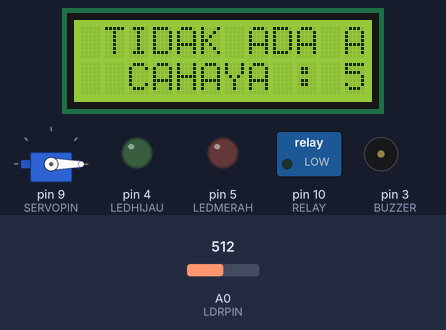
Bench run of a sketch on a simulated Arduino Uno, built with avr-gcc and run on an emulated ATmega328P. On the bench: 12×2 character LCD, servo, switched loads named in the sketch (green lamp = pin HIGH), output pins drawn as LEDs (lit = HIGH), buzzer (waves = sounding). The inputs (shaded band) are chosen by the test bench; at power-on: A0 (LDRPIN) = 512.

Above: at 3.2 s.
3.3 s: A0 (LDRPIN) set to 312
At 5.6 s:
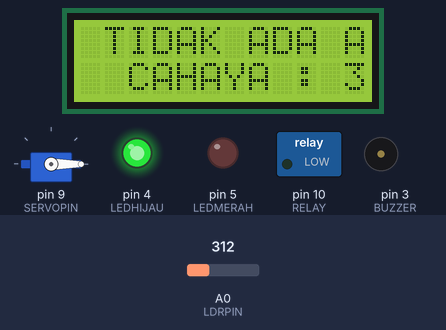
6.6 s: A0 (LDRPIN) set to 292
At 8.6 s:
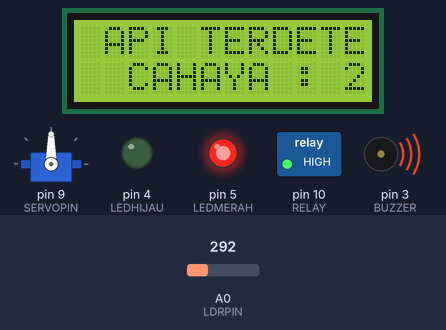
13.4 s: A0 (LDRPIN) set to 306
At 16.9 s:
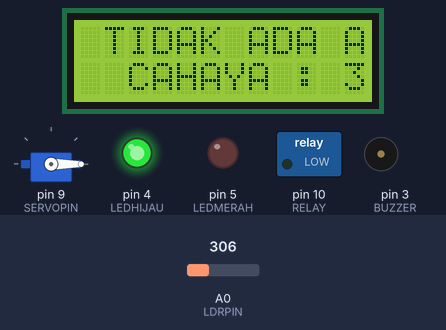
17.2 s: A0 (LDRPIN) set to 290
At 24.6 s:
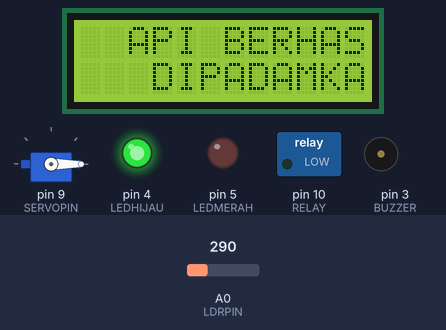
Timing chart, 0 to 25.0 s (numbered marks = the images above; inputs shaded):
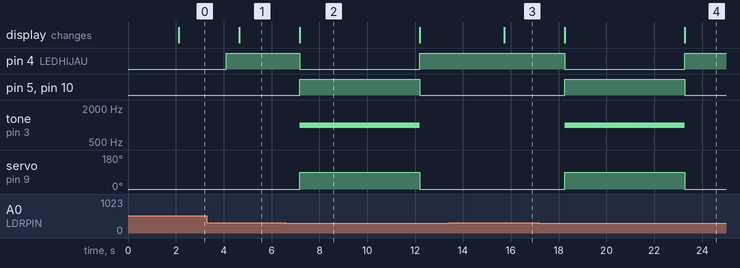

Measured:
- the behaviour switches between 300 and 299 on A0 (LDRPIN) (found by bisection; images 1 and 2)
- after the input at 3.3 s, the display: changes after 1.3 s (image 1)
- after the input at 6.6 s, pin 4 (LEDHIJAU): HIGH → LOW after 0.57 s, → HIGH 5.0 s later; pin 5 (LEDMERAH), pin 10 (RELAY): LOW → HIGH after 0.57 s, → LOW 5.0 s later; tone on pin 3 (BUZZER): silent → 1000 Hz after 0.57 s, → silent 5.0 s later; servo on pin 9 (SERVOPIN): 0° → 90° after 0.57 s, → 0° 5.0 s later; the display: changes after 0.57 s (image 2)
- after the input at 13.4 s, pin 4 (LEDHIJAU): stays HIGH (without the input it goes to LOW after 2.3 s); pin 5 (LEDMERAH): stays LOW (without the input it goes to HIGH after 2.3 s)
- after the input at 17.2 s, pin 4 (LEDHIJAU): HIGH → LOW after 1.1 s, → HIGH 5.0 s later; pin 5 (LEDMERAH): LOW → HIGH after 1.1 s, → LOW 5.0 s later
- what the display in image 2 shows lasts 5.0 s, from 7.2 s to 12.2 s

The sketch:

sketch.ino
```cpp
#include <LiquidCrystal_I2C.h>  // Library untuk LCD I2C
#include <Servo.h>              // Library untuk motor servo

// Definisi pin
#define BUZZER 3          // Pin untuk buzzer
#define LEDHIJAU 4        // Pin untuk LED hijau (indikator normal)
#define LEDMERAH 5        // Pin untuk LED merah (indikator api)
#define SERVOPIN 9        // Pin untuk motor servo
#define RELAY 10          // Pin untuk relay (pemadam api)
#define LDRPIN A0         // Pin untuk sensor LDR (sensor cahaya)

LiquidCrystal_I2C lcd(0x27, 12, 2); // Inisialisasi LCD I2C (alamat 0x27, ukuran 20x4)
Servo servo;                        // Objek untuk mengendalikan servo

void setup() {
  // Inisialisasi pin sebagai output
  pinMode(LEDMERAH, OUTPUT);
  pinMode(LEDHIJAU, OUTPUT);
  pinMode(RELAY, OUTPUT);
  pinMode(BUZZER, OUTPUT);

  // Inisialisasi LCD
  lcd.init();
  lcd.backlight();      // Nyalakan lampu latar LCD
  lcd.clear();          // Bersihkan layar LCD
  lcd.setCursor(2, 0);
  lcd.print("PEMADAM API");   // Judul tampilan
  lcd.setCursor(3, 1);
  lcd.print("OTOMATIS");      // Subjudul
  delay(2000);         // Tampilkan selama 2 detik

  // Set kondisi awal: semua perangkat mati
  digitalWrite(LEDMERAH, LOW);
  digitalWrite(LEDHIJAU, LOW);
  noTone(BUZZER);
  digitalWrite(RELAY, LOW);

  // Inisialisasi servo ke posisi awal
  servo.attach(SERVOPIN);
  servo.write(0);
}

void loop() {
  int lightLevel = analogRead(LDRPIN); // Baca nilai cahaya dari LDR (0 = terang, 1023 = gelap)

  // Jika cahaya sangat terang (nilai di bawah 300), diasumsikan ada api
  if (lightLevel < 300) {
    lcd.clear();
    lcd.setCursor(1, 0);
    lcd.print("API TERDETEKSI");  // Tampilkan status api

    lcd.setCursor(2, 1);
    lcd.print("CAHAYA : ");
    lcd.print(lightLevel);       // Tampilkan nilai cahaya di LCD

    // Aktifkan semua sistem peringatan & pemadaman
    digitalWrite(LEDMERAH, HIGH);  // LED merah menyala
    digitalWrite(LEDHIJAU, LOW);   // LED hijau mati
    digitalWrite(RELAY, HIGH);     // Aktifkan relay (semprot air)
    tone(BUZZER, 1000);            // Buzzer bunyi
    servo.write(90);               // Servo bergerak (misal membuka katup)

    delay(5000);                   // Tunggu 5 detik saat pemadaman

    // Setelah 5 detik, tampilkan status berhasil
    lcd.clear();
    lcd.setCursor(2, 0);
    lcd.print("API BERHASIL");
    lcd.setCursor(3, 1);
    lcd.print("DIPADAMKAN");

    // Kembalikan sistem ke status aman
    digitalWrite(LEDMERAH, LOW);
    digitalWrite(LEDHIJAU, HIGH);
    noTone(BUZZER);
    digitalWrite(RELAY, LOW);
    servo.write(0);               // Servo kembali ke posisi awal

    delay(3000);                  // Tampilkan status berhasil selama 3 detik
  }
  else {
    // Jika tidak ada api (cahaya normal), tampilkan info sistem
    lcd.clear();
    lcd.setCursor(1, 0);
    lcd.print("TIDAK ADA API");

    // Tampilkan nilai cahaya pada baris berikutnya
    lcd.setCursor(2, 1);  // Baris 2 (jika LCD 20x4, ini baris ketiga)
    lcd.print("CAHAYA : ");
    lcd.print(lightLevel);

    delay(2000);  // Tampilkan selama 2 detik

    // Pastikan semua sistem peringatan dalam keadaan nonaktif
    digitalWrite(LEDMERAH, LOW);
    digitalWrite(LEDHIJAU, HIGH);
    noTone(BUZZER);
    digitalWrite(RELAY, LOW);
    servo.write(0);
  }

  delay(500);  // Delay untuk pembacaan sensor berikutnya
}
```
